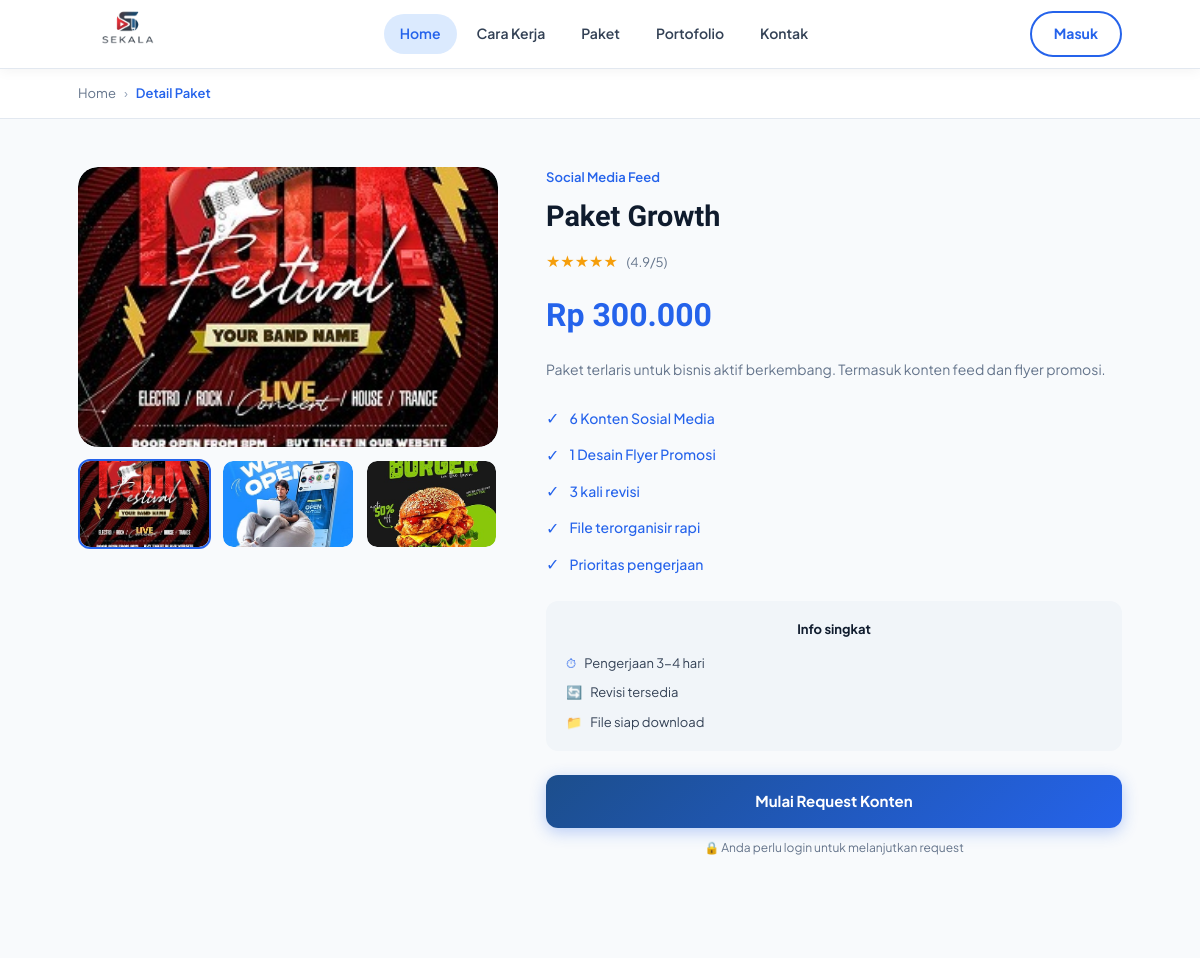
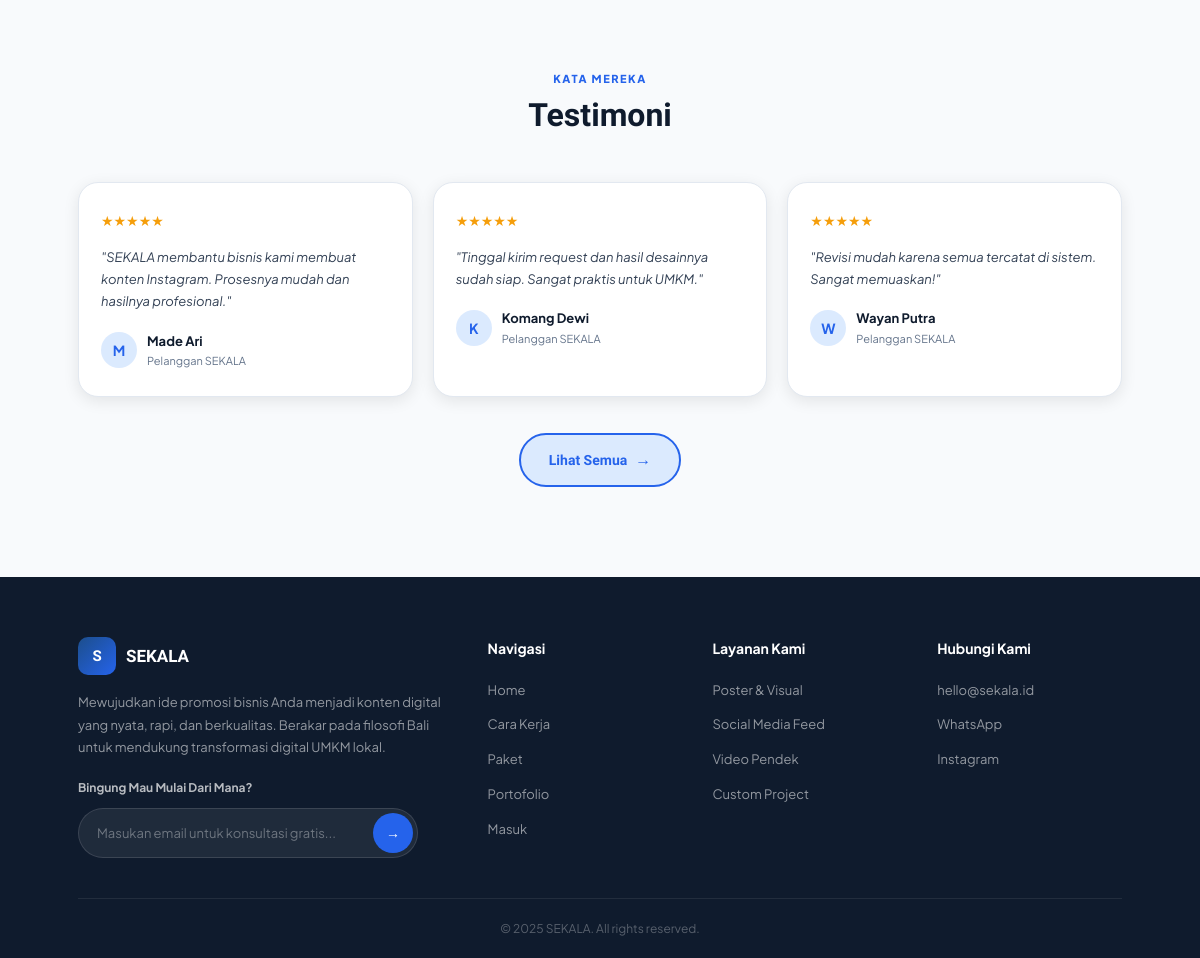
The app's page /detail_paket.php?id=3 with its own data (2 pictures, top to bottom).
### tables this page shows
CREATE TABLE IF NOT EXISTS `tb_desain` (
  `id_desain`      INT AUTO_INCREMENT PRIMARY KEY,
  `jenis_desain`   VARCHAR(100) NOT NULL,
  `deskripsi`      TEXT,
  `harga_mulai`    INT NOT NULL DEFAULT 0,
  `estimasi_waktu` VARCHAR(50),
  `gambar`         VARCHAR(255)
);

### config.php (called while the page is built, shortened)
<?php
function formatRupiah($angka) {
    return 'Rp ' . number_format($angka, 0, ',', '.');
}

### auth.php (called while the page is built, shortened)
<?php
require_once __DIR__ . '/config.php';
function isLoggedIn() {
    return isset($_SESSION['id_user']) && !empty($_SESSION['id_user']);
}

### detail_paket.php (the view, shortened to what this page needs)
<?php
require_once 'config.php';
require_once 'auth.php';
$id = isset($_GET['id']) ? (int)$_GET['id'] : 0;
$stmt = $conn->prepare(
    "SELECT id_desain, jenis_desain, deskripsi, harga_mulai, estimasi_waktu
     FROM tb_desain
     WHERE id_desain = ?
     LIMIT 1"
);
$stmt->bind_param('i', $id);
$stmt->execute();
$paket = $stmt->get_result()->fetch_assoc();
$allFeatures = [
    1 => ['1 Desain Poster Digital','Request mudah melalui platform','Revisi tercatat di sistem','File tersimpan rapi & aman','1 kali revisi'],
    2 => ['3 Desain Konten Digital','Request mudah melalui platform','Revisi tercatat di sistem','2 kali revisi','File tersimpan rapi'],
    3 => ['6 Konten Sosial Media','1 Desain Flyer Promosi','3 kali revisi','File terorganisir rapi','Prioritas pengerjaan'],
    4 => ['1 Video Reels / TikTok','Durasi 30-60 detik','Plus voice-over MP3','2 kali revisi','File siap upload'],
];
$features = $allFeatures[$paket['id_desain']] ?? ['Desain berkualitas','Revisi tersedia','File siap download'];
$testimonials = [];
if (empty($testimonials)) {
    $testimonials = [
        ['nama'=>'Made Ari','rating'=>5,'isi_testimoni'=>'"SEKALA membantu bisnis kami membuat konten Instagram. Prosesnya mudah dan hasilnya profesional."'],
        ['nama'=>'Komang Dewi','rating'=>5,'isi_testimoni'=>'"Tinggal kirim request dan hasil desainnya sudah siap. Sangat praktis untuk UMKM."'],
        ['nama'=>'Wayan Putra','rating'=>5,'isi_testimoni'=>'"Revisi mudah karena semua tercatat di sistem. Sangat memuaskan!"'],
    ];
}
?>
<!DOCTYPE html>
<html lang="id">
<head>
  <link rel="stylesheet" href="style.css">
  <link rel="stylesheet" href="pages.css">
  <link rel="stylesheet" href="dashboard.css">
</head>
<body>
<?php include 'navbar.php'; ?>
<div class="breadcrumb-bar">
  <div class="container">
    <div class="breadcrumb">
      <a href="index.php">Home</a>
      <span class="sep">›</span>
      <span class="current">Detail Paket</span>
    </div>
  </div>
</div>
<section class="detail-section">
  <div class="container">
    <div class="detail-inner">
      <div class="detail-gallery">
        <div class="gallery-main" id="gallery-main">
          <img id="gallery-main-img"
               src="assets/poster1.jpeg"
               alt="<?= htmlspecialchars($paket['jenis_desain']) ?> - Preview 1"
               style="width:100%;height:100%;object-fit:cover;border-radius:20px;display:block;"
               onerror="this.parentElement.innerHTML='<div style=&quot;width:100%;height:100%;background:linear-gradient(135deg,#DBEAFE,#2563EB);display:flex;align-items:center;justify-content:center;border-radius:20px;&quot;><span style=&quot;font-size:80px;&quot;>🎨</span></div>'">
        </div>
        <div class="gallery-thumbs">
          <?php
          $posterThumbs = [
            ['src'=>'assets/poster1.jpeg','label'=>'Preview 1'],
            ['src'=>'assets/poster2.jpeg','label'=>'Preview 2'],
            ['src'=>'assets/poster3.jpeg','label'=>'Preview 3'],
          ];
          foreach ($posterThumbs as $gi => $pt): ?>
          <div class="gallery-thumb <?= $gi===0 ? 'active' : '' ?>" onclick="switchThumb(<?= $gi ?>)" data-src="<?= $pt['src'] ?>">
            <img src="<?= $pt['src'] ?>" alt="<?= htmlspecialchars($pt['label']) ?>"
                 style="width:100%;height:100%;object-fit:cover;border-radius:10px;display:block;"
                 onerror="this.parentElement.style.background='linear-gradient(135deg,#DBEAFE,#2563EB)'">
          </div>
          <?php endforeach; ?>
        </div>
      </div>
      <div class="detail-info">
        <div class="detail-category">
          <?php
          $categories = [1=>'Poster & Visual',2=>'Social Media Feed',3=>'Social Media Feed',4=>'Video Pendek'];
          echo $categories[$paket['id_desain']] ?? 'Desain Digital';
          ?>
        </div>
        <h1 class="detail-title"><?= htmlspecialchars($paket['jenis_desain']) ?></h1>
        <div class="detail-stars">★★★★★ <span style="font-size:13px;color:var(--gray);margin-left:6px;">(4.9/5)</span></div>
        <div class="detail-price"><?= formatRupiah($paket['harga_mulai']) ?></div>
        <p class="detail-desc"><?= nl2br(htmlspecialchars($paket['deskripsi'])) ?></p>
        <ul class="detail-features">
          <?php foreach ($features as $f): ?>
          <li class="detail-feature-item">
            <span class="check-icon">✓</span> <?= htmlspecialchars($f) ?>
          </li>
          <?php endforeach; ?>
        </ul>
        <div class="detail-info-box">
          <div class="detail-info-box-title">Info singkat</div>
          <ul class="info-box-list">
            <li class="info-box-item"><span class="icon">⏱</span> Pengerjaan <?= htmlspecialchars($paket['estimasi_waktu']) ?></li>
            <li class="info-box-item"><span class="icon">🔄</span> Revisi tersedia</li>
            <li class="info-box-item"><span class="icon">📁</span> File siap download</li>
          </ul>
        </div>
        <?php if (isLoggedIn()): ?>
          <a class="btn-request" href="form_request.php?id_desain=<?= $paket['id_desain'] ?>">
            Mulai Request Konten
          </a>
        <?php else: ?>
          <a class="btn-request"
             href="signin.php"
             onclick="
               sessionStorage.setItem('redirect_after', 'form_request.php?id_desain=<?= $paket['id_desain'] ?>');
               return true;
             ">
            Mulai Request Konten
          </a>
          <p style="font-size:12px;color:var(--gray);margin-top:10px;text-align:center;">
            🔒 Anda perlu login untuk melanjutkan request
          </p>
        <?php endif; ?>
      </div>
    </div>
  </div>
</section>
<section class="testimoni-section">
  <div class="container">
    <div class="section-center">
      <div class="section-label">Kata Mereka</div>
      <h2 class="section-title">Testimoni</h2>
    </div>
    <?php
    $displayTestimonials = !empty($testimonials) ? $testimonials : [
        ['nama'=>'Made Ari','rating'=>5,'isi_testimoni'=>'SEKALA sangat membantu bisnis kami membuat konten Instagram. Prosesnya mudah dan desainnya cepat selesai.'],
        ['nama'=>'Komang Dewi','rating'=>5,'isi_testimoni'=>'Dengan SEKALA saya tinggal kirim request dan hasil desainnya sudah siap dipakai untuk promosi. Sangat praktis.'],
        ['nama'=>'Wayan Putra','rating'=>5,'isi_testimoni'=>'Pelayanan di SEKALA sangat profesional. Revisi mudah karena semua tercatat di sistem.'],
    ];
    $displayTestimonials = array_slice($displayTestimonials, 0, 3);
    ?>
    <div class="testi-grid">
      <?php foreach ($displayTestimonials as $t): ?>
      <div class="testi-card">
        <div class="testi-stars"><?= str_repeat('★', (int)$t['rating']) ?></div>
        <p class="testi-text"><?= htmlspecialchars($t['isi_testimoni']) ?></p>
        <div class="testi-author">
          <div class="testi-avatar"><?= strtoupper(mb_substr($t['nama'], 0, 1)) ?></div>
          <div>
            <div class="testi-name"><?= htmlspecialchars($t['nama']) ?></div>
            <div class="testi-role">Pelanggan SEKALA</div>
          </div>
        </div>
      </div>
      <?php endforeach; ?>
    </div>
    <div class="testi-lihat-semua">
      <a href="semua_testimoni.php" class="btn-lihat-semua">Lihat Semua <span>→</span></a>
    </div>
  </div>
</section>
<footer class="footer" id="section-kontak">
  <div class="container">
    <div class="footer-inner">
      <div class="footer-brand">
        <div class="footer-logo">
          <div class="footer-logo-icon">S</div>
          <span class="footer-logo-text">SEKALA</span>
        </div>
        <p class="footer-desc">Mewujudkan ide promosi bisnis Anda menjadi konten digital yang nyata, rapi, dan berkualitas. Berakar pada filosofi Bali untuk mendukung transformasi digital UMKM lokal.</p>
        <div class="footer-cta-label">Bingung Mau Mulai Dari Mana?</div>
        <div class="footer-email-wrap">
          <input type="email" placeholder="Masukan email untuk konsultasi gratis...">
          <button class="footer-email-btn" type="button">→</button>
        </div>
      </div>
      <div>
        <div class="footer-col-title">Navigasi</div>
        <ul class="footer-links">
          <li><a href="index.php">Home</a></li>
          <li><a href="index.php#section-how">Cara Kerja</a></li>
          <li><a href="index.php#section-paket">Paket</a></li>
          <li><a href="index.php#section-portofolio">Portofolio</a></li>
          <?php if (isLoggedIn()): ?>
            <li><a href="logout.php">Logout</a></li>
          <?php else: ?>
            <li><a href="signin.php">Masuk</a></li>
          <?php endif; ?>
        </ul>
      </div>
      <div>
        <div class="footer-col-title">Layanan Kami</div>
        <ul class="footer-links">
          <li><a href="#">Poster &amp; Visual</a></li>
          <li><a href="#">Social Media Feed</a></li>
          <li><a href="#">Video Pendek</a></li>
          <li><a href="#">Custom Project</a></li>
        </ul>
      </div>
      <div>
        <div class="footer-col-title">Hubungi Kami</div>
        <ul class="footer-links">
          <li><a href="mailto:hello@sekala.id">hello@sekala.id</a></li>
          <li><a href="https://wa.me/62812345678">WhatsApp</a></li>
          <li><a href="#">Instagram</a></li>
        </ul>
      </div>
    </div>
  </div>
  <div class="footer-bottom">© 2025 SEKALA. All rights reserved.</div>
</footer>
</body>
</html>

### style.css (style rules this page uses)
:root { --primary: #1C4E8C; --primary-mid: #2563EB; --primary-light: #3B82F6; --primary-pale: #DBEAFE; --accent: #F59E0B; --accent-dark: #D97706; --success: #10B981; --danger: #EF4444; --dark: #0F1B2D; --dark-2: #1E293B; --dark-3: #334155; --gray: #64748B; --gray-light: #94A3B8; --border: #E2E8F0; --bg: #F8FAFC; --bg-2: #F1F5F9; --white: #FFFFFF; --navy-grad: linear-gradient(135deg, #0F1B2D 0%, #1C4E8C 50%, #3B82F6 100%); --blue-grad: linear-gradient(135deg, #1C4E8C 0%, #2563EB 100%); --font-main: 'Plus Jakarta Sans', sans-serif; --font-display: 'Sora', sans-serif; --shadow-sm: 0 1px 4px rgba(0,0,0,0.07); --shadow-md: 0 4px 16px rgba(0,0,0,0.09); --shadow-lg: 0 8px 32px rgba(28,78,140,0.14); --shadow-xl: 0 20px 60px rgba(0,0,0,0.13); --radius-sm: 8px; --radius-md: 12px; --radius-lg: 20px; --radius-xl: 30px; --transition: all 0.28s cubic-bezier(0.4, 0, 0.2, 1); }
*, *::before, *::after { box-sizing: border-box; margin: 0; padding: 0; }
html { scroll-behavior: smooth; }
body { font-family: var(--font-main); background: var(--bg); color: var(--dark); font-size: 15px; line-height: 1.65; overflow-x: hidden; }
.container { width: 100%; max-width: 1100px; margin: 0 auto; padding: 0 28px; }
.section-label { font-size: 11px; font-weight: 800; letter-spacing: 0.14em; text-transform: uppercase; color: var(--primary-mid); margin-bottom: 8px; }
.section-title { font-family: var(--font-display); font-size: 2rem; font-weight: 700; color: var(--dark); line-height: 1.2; }
.section-center { text-align: center; }
.breadcrumb-bar { background: var(--white); border-bottom: 1px solid var(--border); }
.breadcrumb { display: flex; align-items: center; gap: 8px; font-size: 13px; color: var(--gray); padding: 14px 0; }
.breadcrumb a { color: var(--gray); text-decoration: none; }
.breadcrumb .sep { color: var(--gray-light); }
.breadcrumb .current { color: var(--primary-mid); font-weight: 600; }

### pages.css (style rules this page uses)
.detail-section { padding: 48px 0 80px; background: var(--bg); }
.detail-inner { display: flex; gap: 48px; align-items: flex-start; }
.detail-gallery { flex: 0 0 420px; }
.gallery-main { width: 100%; height: 280px; border-radius: var(--radius-lg); overflow: hidden; margin-bottom: 12px; background: var(--bg-2); }
.gallery-thumbs { display: flex; gap: 10px; }
.gallery-thumb { flex: 1; height: 90px; border-radius: var(--radius-md); overflow: hidden; cursor: pointer; border: 2px solid transparent; transition: var(--transition); }
.gallery-thumb.active { border-color: var(--primary-mid); }
.detail-info { flex: 1; }
.detail-category { font-size: 13px; color: var(--primary-mid); font-weight: 600; margin-bottom: 4px; }
.detail-title { font-family: var(--font-display); font-size: 1.8rem; font-weight: 800; color: var(--dark); margin-bottom: 8px; }
.detail-stars { color: var(--accent); margin-bottom: 14px; font-size: 16px; }
.detail-price { font-family: var(--font-display); font-size: 2rem; font-weight: 800; color: var(--primary-mid); margin-bottom: 16px; }
.detail-desc { font-size: 14px; color: var(--gray); line-height: 1.7; margin-bottom: 24px; }
.detail-features { list-style: none; margin-bottom: 24px; display: flex; flex-direction: column; gap: 10px; }
.detail-feature-item { display: flex; align-items: center; gap: 10px; font-size: 14px; color: var(--primary-mid); font-weight: 500; }
.check-icon { color: var(--primary-mid); font-size: 16px; }
.detail-info-box { background: var(--bg-2); border-radius: var(--radius-md); padding: 18px 20px; margin-bottom: 24px; }
.detail-info-box-title { font-size: 13px; font-weight: 700; color: var(--dark); margin-bottom: 12px; text-align: center; }
.info-box-list { list-style: none; display: flex; flex-direction: column; gap: 8px; }
.info-box-item { display: flex; align-items: center; gap: 8px; font-size: 13px; color: var(--dark-3); }
.info-box-item .icon { color: var(--primary-mid); }
.btn-request { display: block; width: 100%; padding: 14px; border-radius: var(--radius-md); background: var(--blue-grad); color: #fff; font-size: 15px; font-weight: 700; border: none; cursor: pointer; font-family: var(--font-main); text-align: center; text-decoration: none; transition: var(--transition); box-shadow: 0 4px 16px rgba(37,99,235,0.3); }

### records on screen
tb_desain: id_desain "Social Media Feed", jenis_desain "Paket Growth", harga_mulai "Rp 300.000", deskripsi "Paket terlaris untuk bisnis aktif berkembang. Termasuk konten feed dan flyer promosi.", id_desain "6 Konten Sosial Media", id_desain "1 Desain Flyer Promosi", id_desain "3 kali revisi", id_desain "File terorganisir rapi", id_desain "Prioritas pengerjaan", estimasi_waktu "3-4 hari"

### other values on screen
str_repeat('★', (int)$t['rating']) "★★★★★"
$t['isi_testimoni'] "\"SEKALA membantu bisnis kami membuat konten Instagram. Prosesnya mudah dan hasilnya profesional.\""
mb_substr($t['nama'], 0, 1) "M"
$t['nama'] "Made Ari"
$t['isi_testimoni'] "\"Tinggal kirim request dan hasil desainnya sudah siap. Sangat praktis untuk UMKM.\""
mb_substr($t['nama'], 0, 1) "K"
$t['nama'] "Komang Dewi"
$t['isi_testimoni'] "\"Revisi mudah karena semua tercatat di sistem. Sangat memuaskan!\""
mb_substr($t['nama'], 0, 1) "W"
$t['nama'] "Wayan Putra"
